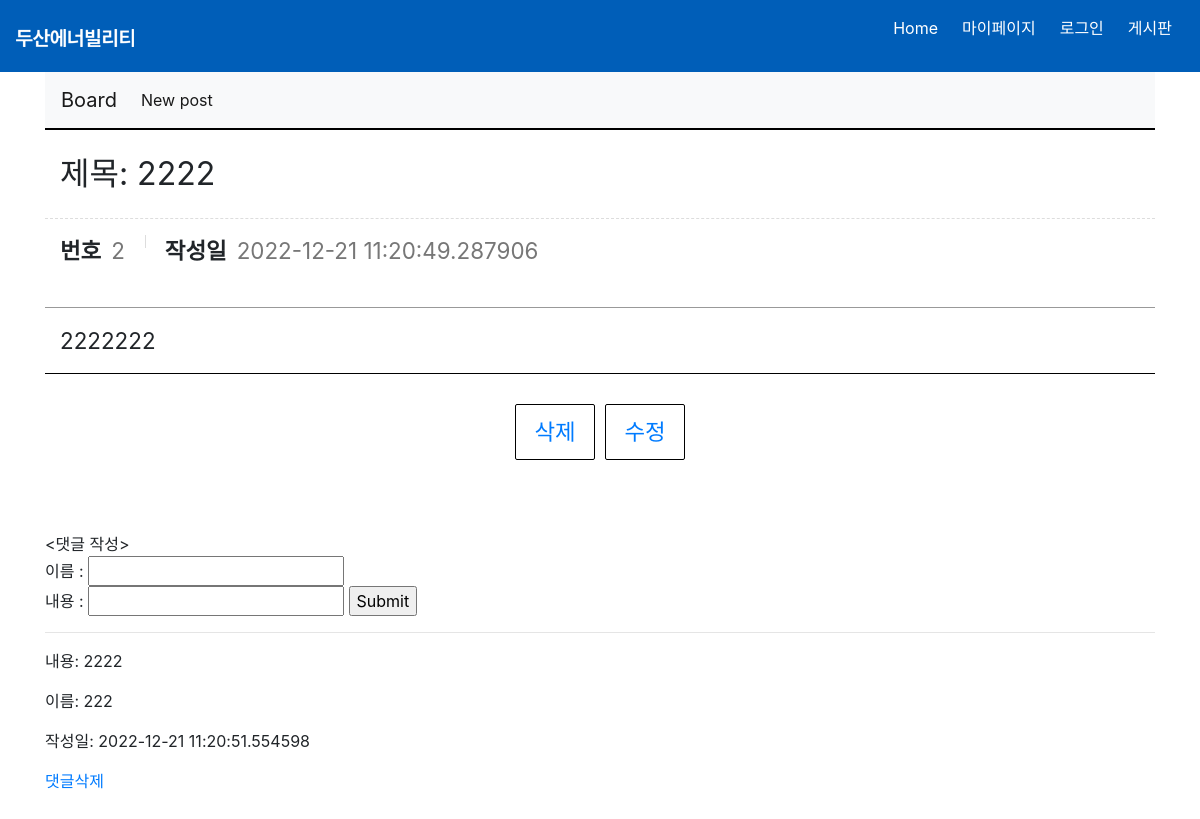
The page /posts/2 on the database its author committed.
### website/models.py (models this page shows, shortened)
class Post(db.Model):
    __tablename__ = "posts"
    id = db.Column(db.Integer, primary_key=True)
    title = db.Column(db.String, nullable=False)
    content = db.Column(db.String, nullable=False)
    created_at = db.Column(db.DateTime)
    comments = db.relationship('Comment',backref='post')

class Comment(db.Model):
    __tablename__ ='comments'
    id = db.Column(db.Integer, primary_key=True)
    content = db.Column(db.String)
    post_id = db.Column(db.Integer, db.ForeignKey('posts.id'))
    created_at = db.Column(db.DateTime)
    creator = db.Column(db.String)

### website/board_views.py (the view)
@board_views.route('/posts/<int:id>')
def read(id):
    post = Post.query.get(id)
    return render_template('board_read.html',post=post)

### website/templates/board_read.html (shortened to what this page needs)
{% extends 'base2.html' %}
{% block body_block %}
    <div class="board_view_wrap">
        <div class="board_view">
            <div class="title">
                제목: {{post.title}}
            </div>
            <div class="info">
                <dl>
                    <dt>번호</dt>
                    <dd>{{post.id}}</dd>
                </dl>
                <dl>
                    <dt>작성일</dt>
                    <dd>{{post.created_at}}</dd>
                </dl>
            </div>
            <div class="cont">
                {{post.content}}
            </div>
        </div>
        <div class="bt_wrap">
            <a href="/posts/{{post.id}}/delete">삭제</a>
            <a href="/posts/{{post.id}}/edit">수정</a>
        </div>
    </div>
    <br>
    <br>
    <form action="/posts/{{post.id}}/comments" method='POST'>
    </br><댓글 작성></br>
        이름 : <input type="text" name="creator" /></br>
        내용 : <input type="text" name="content"/>
        <input type='submit'/>
    </form>
    {% for comment in post.comments %}
    <hr>
        <p>내용: {{comment.content}} </p>
        <p>이름: {{comment.creator}}</p>
        <p>작성일: {{comment.created_at}}</p>
        <a href="/comment/{{comment.id}}/delete">댓글삭제</a>
        <br>
    {% endfor %}
{% endblock %}

### website/static/css/style.css (style rules this page uses)
:root { --text-color:#ffffff; --background-color:#005eb8; --accent-color:rgb(255, 0, 0); }
body { margin:0; font-family: 'Noto Sans KR', sans-serif; }
a { text-decoration: none; color:white; }
.board_view { font-size: 10px; width:100%; border-top:2px solid #000; }
.board_view .title { padding: 20px 15px; border-bottom : 1px dashed #ddd; font-size :2rem; }
.board_view .info { padding:15px; border-bottom:1px solid #999; font-size: 0; }
.board_view .info dl { position: relative; display:inline-block; padding: 0 20px; }
.board_view .info dl:first-child { padding-left: 0; }
.board_view .info dl::before { content:""; position: absolute; top:1px; left:0; display:block; width : 1px; height:13px; background: #ddd; }
.board_view .info dl:first-child::before { display :none; }
.board_view .info dl dt, .board_view .info dl dd { display: inline-block; font-size: 1.4rem; }
.board_view .info dl dd { margin-left:10px; color:#777; }
.board_view .cont { padding:15px; border-bottom: 1px solid #000; line-height: 160%; font-size : 1.4rem; }
.bt_wrap { margin-top:30px; text-align: center; font-size: 0; }
.bt_wrap a { text-decoration: none; display: inline-block; min-width: 80px; margin-left:10px; padding: 10px; border:1px solid #000; border-radius:2px; font-size: 1.4rem; }
.bt_wrap a:first-child { margin-left:0; }

### rows shown on the page
Post: title "2222", id "2", created_at "2022-12-21 11:20:49.287906", content "2222222"
Comment: content "2222", creator "222", created_at "2022-12-21 11:20:51.554598"
